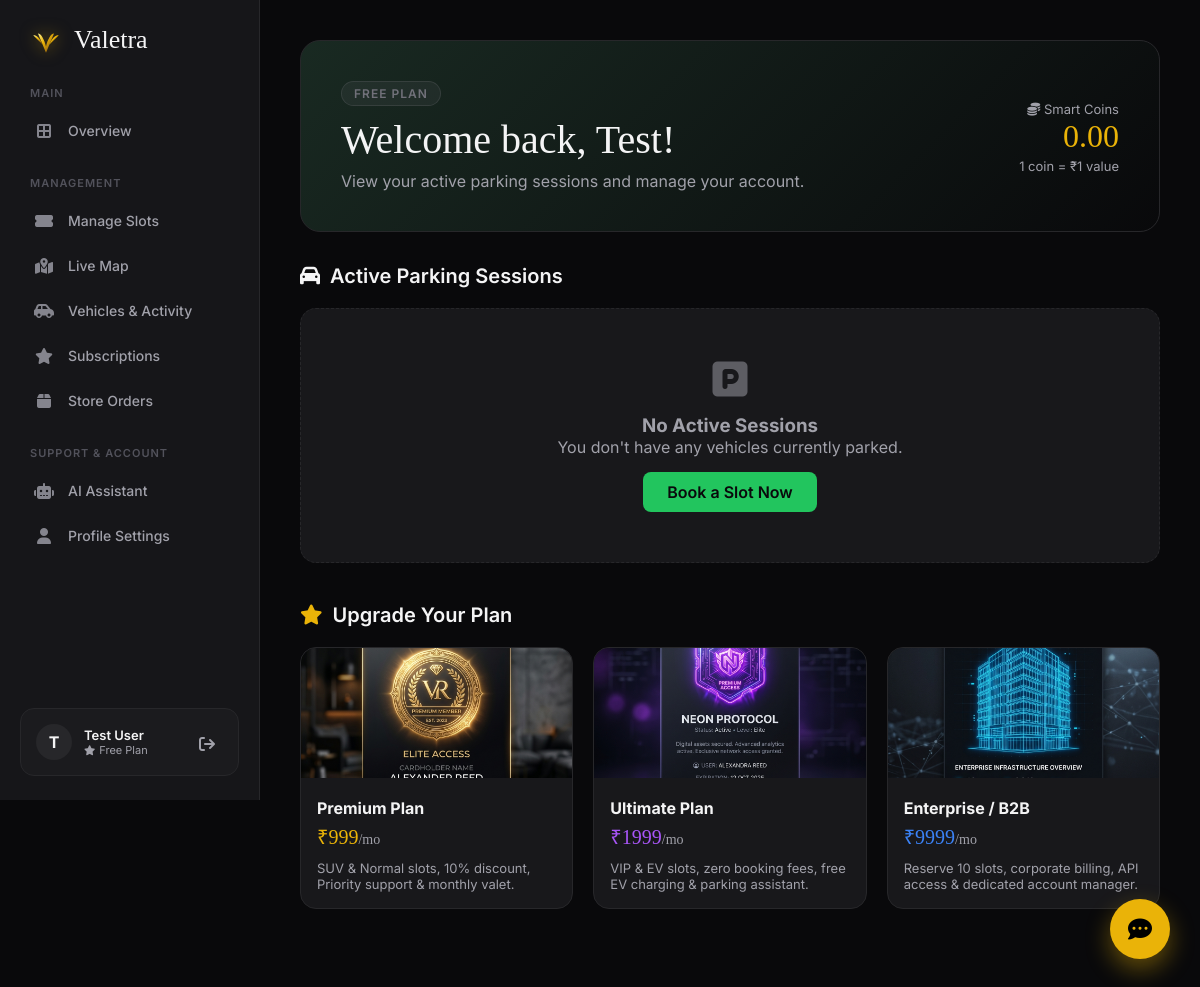
Screenshot of /user_dashboard.php (signed in) with the database file from the repository.
### tables this page shows
CREATE TABLE `users` (
  `id` int(11) NOT NULL AUTO_INCREMENT,
  `name` varchar(50) DEFAULT NULL,
  `email` varchar(50) DEFAULT NULL,
  `password` varchar(50) DEFAULT NULL,
  `plan` varchar(20) DEFAULT 'free',
  `vehicle_no` varchar(20) DEFAULT NULL,
  `role` enum('admin','user') DEFAULT 'user',
  `contact_no` varchar(20) DEFAULT NULL,
  `address` text DEFAULT NULL,
  `dob` date DEFAULT NULL,
  `car_model` varchar(100) DEFAULT NULL,
  `profile_image` varchar(255) DEFAULT NULL,
  `car_image` varchar(255) DEFAULT NULL,
  `wallet_balance` decimal(10,2) DEFAULT 0.00,
  PRIMARY KEY (`id`),
  UNIQUE KEY `email` (`email`)
);

### user_dashboard.php (the view, shortened to what this page needs)
<?php
include 'db.php';
$user_id = $_SESSION['user_id'];
$user = $conn->query("SELECT * FROM users WHERE id=$user_id")->fetch_assoc();
$bookings_res = $conn->query("SELECT * FROM vehicles WHERE user_id=$user_id AND exit_time IS NULL ORDER BY entry_time DESC");
?>
<!DOCTYPE html>
<html lang="en">
<head>
<link rel="stylesheet" href="https://cdnjs.cloudflare.com/ajax/libs/font-awesome/6.5.0/css/all.min.css">
</head>
<body>
<?php include 'sidebar.php'; ?>
<main class="content">
  <?php
    $plan_colors = ['free'=>'#71717a','basic'=>'#a1a1aa','premium'=>'#eab308','ultimate'=>'#a855f7','b2b'=>'#3b82f6'];
    $current_plan = $user['plan'] ?? 'free';
    $plan_color = $plan_colors[$current_plan] ?? '#71717a';
  ?>
  <div class="welcome-banner">
    <div>
      <span class="plan-badge" style="background: <?php echo $plan_color; ?>20; color: <?php echo $plan_color; ?>; border: 1px solid <?php echo $plan_color; ?>40;"><?php echo ucfirst($current_plan); ?> Plan</span>
      <h2>Welcome back, <?php echo explode(' ', trim($_SESSION['name']))[0]; ?>!</h2>
      <p>View your active parking sessions and manage your account.</p>
    </div>
    <div class="wallet-widget">
      <small><i class="fa fa-coins"></i> Smart Coins</small><br>
      <div class="coin-val"><?php echo number_format($user['wallet_balance'] ?? 0, 2); ?></div>
      <small>1 coin = ₹1 value</small>
    </div>
  </div>
  <h3 class="section-title"><i class="fa fa-car"></i> Active Parking Sessions</h3>
  <?php if($bookings_res->num_rows > 0): ?>
    <?php while($booking = $bookings_res->fetch_assoc()): ?>
      <div class="booking-card">
        <div class="booking-details">
          <h3>Slot #<?php echo $booking['slot_id']; ?></h3>
          <p>Vehicle: <strong><?php echo $booking['vehicle_no']; ?></strong></p>
          <p>Parked Since: <?php echo date('M d, g:i A', strtotime($booking['entry_time'])); ?></p>
        </div>
        <div class="booking-actions">
          <a href="user_map.php" class="btn-find"><i class="fa fa-location-crosshairs"></i> Locate Car</a>
          <button class="btn-exit"
            onclick="openExitModal(<?php echo $booking['id']; ?>, <?php echo $booking['slot_id']; ?>, '<?php echo $booking['vehicle_no']; ?>')"
          ><i class="fa fa-right-from-bracket"></i> Exit Slot</button>
        </div>
      </div>
    <?php endwhile; ?>
  <?php else: ?>
    <div class="empty-state">
      <i class="fa fa-parking"></i>
      <h3>No Active Sessions</h3>
      <p>You don't have any vehicles currently parked.</p>
      <a href="book.php" class="btn-primary">Book a Slot Now</a>
    </div>
  <?php endif; ?>
  <?php if(in_array($current_plan, ['free', 'basic'])): ?>
  <h3 class="section-title" style="margin-top: 40px;"><i class="fa fa-star" style="color: #eab308;"></i> Upgrade Your Plan</h3>
  <div class="sub-recs-grid">
    <a href="payment.php?plan=premium" class="sub-rec-card">
      <img src="sub_premium.png" alt="Premium">
      <div class="sub-rec-info">
        <h4>Premium Plan</h4>
        <div class="price" style="color: #eab308;">₹999<span style="font-size:14px; color:var(--text-muted)">/mo</span></div>
        <p>SUV & Normal slots, 10% discount, Priority support & monthly valet.</p>
      </div>
    </a>
    <a href="payment.php?plan=ultimate" class="sub-rec-card">
      <img src="sub_ultimate.png" alt="Ultimate">
      <div class="sub-rec-info">
        <h4>Ultimate Plan</h4>
        <div class="price" style="color: #a855f7;">₹1999<span style="font-size:14px; color:var(--text-muted)">/mo</span></div>
        <p>VIP & EV slots, zero booking fees, free EV charging & parking assistant.</p>
      </div>
    </a>
    <a href="payment.php?plan=b2b" class="sub-rec-card">
      <img src="sub_b2b.png" alt="B2B">
      <div class="sub-rec-info">
        <h4>Enterprise / B2B</h4>
        <div class="price" style="color: #3b82f6;">₹9999<span style="font-size:14px; color:var(--text-muted)">/mo</span></div>
        <p>Reserve 10 slots, corporate billing, API access & dedicated account manager.</p>
      </div>
    </a>
  </div>
  <?php endif; ?>
</main>
</body>
</html>

### sidebar.php (shortened to what this page needs)
<?php
$current_page = basename($_SERVER['PHP_SELF']);
$user_role = $_SESSION['role'] ?? 'user';
if(isset($_SESSION['user_id'])) {
    $uid = $_SESSION['user_id'];
    $u_data = $conn->query("SELECT name, email, wallet_balance, plan FROM users WHERE id=$uid")->fetch_assoc();
}
?>
<aside class="sidebar">
  <div class="brand">
    Valetra
  </div>
  <div style="flex: 1; overflow-y: auto; padding-right: 5px;" class="custom-scrollbar">
    <?php if($user_role == 'admin'): ?>
      <div class="nav-group">
        <div class="nav-label">Main</div>
        <ul class="nav-menu">
          <li><a href="dashboard.php" class="<?php echo $current_page == 'dashboard.php' ? 'active' : ''; ?>"><i class="fa fa-border-all"></i> Overview</a></li>
        </ul>
      </div>
      <div class="nav-group">
        <div class="nav-label">Management</div>
        <ul class="nav-menu">
          <li><a href="book.php" class="<?php echo $current_page == 'book.php' ? 'active' : ''; ?>"><i class="fa fa-ticket-alt"></i> Manage Slots</a></li>
          <li><a href="admin_livemap.php" class="<?php echo $current_page == 'admin_livemap.php' ? 'active' : ''; ?>"><i class="fa fa-map-location-dot"></i> Live Map</a></li>
          <li><a href="admin_vehicles.php" class="<?php echo $current_page == 'admin_vehicles.php' ? 'active' : ''; ?>"><i class="fa fa-car-side"></i> Vehicles & Activity</a></li>
          <li><a href="admin_subscriptions.php" class="<?php echo $current_page == 'admin_subscriptions.php' ? 'active' : ''; ?>"><i class="fa fa-star"></i> Subscriptions</a></li>
          <li><a href="admin_store.php" class="<?php echo $current_page == 'admin_store.php' ? 'active' : ''; ?>"><i class="fa fa-box"></i> Store Orders</a></li>
        </ul>
      </div>
    <?php endif; ?>
    <div class="nav-group">
      <div class="nav-label">Support & Account</div>
      <ul class="nav-menu">
        <li><a href="ai_assistant.php" class="<?php echo $current_page == 'ai_assistant.php' ? 'active' : ''; ?>"><i class="fa fa-robot"></i> AI Assistant</a></li>
        <li><a href="profile.php" class="<?php echo $current_page == 'profile.php' ? 'active' : ''; ?>"><i class="fa fa-user"></i> Profile Settings</a></li>
      </ul>
    </div>
  </div>
  <?php if(isset($u_data)): ?>
  <div class="user-card">
    <div class="user-avatar"><?php echo strtoupper(substr($u_data['name'], 0, 1)); ?></div>
    <div class="user-info">
      <div class="user-name"><?php echo htmlspecialchars($u_data['name']); ?></div>
      <div class="user-plan">
        <i class="fa fa-star"></i> <?php echo ucfirst($u_data['plan']); ?> Plan
      </div>
    </div>
    <a href="logout.php" class="logout-btn" title="Logout"><i class="fa fa-arrow-right-from-bracket"></i></a>
  </div>
  <?php endif; ?>
</aside>
<?php include 'chat_widget.php'; ?>

### chat_widget.php (shortened to what this page needs)
<div class="floating-chat-btn" id="fcBtn" onclick="toggleChat()">
  <i class="fa fa-comment-dots"></i>
</div>

### user_dashboard.php (style rules this page uses)
:root { --bg-color: #09090b; --panel-bg: #18181b; --border-color: #27272a; --text-main: #f4f4f5; --text-muted: #a1a1aa; --primary-green: #22c55e; --primary-red: #ef4444; --primary-blue: #3b82f6; --sidebar-width: 260px; }
* { margin: 0; padding: 0; box-sizing: border-box; }
body { font-family: 'Inter', sans-serif; background: var(--bg-color); color: var(--text-main); display: flex; min-height: 100vh; }
.sidebar { width: var(--sidebar-width); background: var(--panel-bg); border-right: 1px solid var(--border-color); position: fixed; height: 100vh; display: flex; flex-direction: column; padding: 24px; }
.brand { display: flex; align-items: center; gap: 12px; font-family: 'Instrument Serif', serif; font-size: 24px; margin-bottom: 40px; }
.nav-menu { list-style: none; flex: 1; }
.nav-menu a { display: flex; align-items: center; gap: 12px; color: var(--text-muted); text-decoration: none; padding: 12px 16px; border-radius: 8px; margin-bottom: 8px; transition: 0.2s; }
.logout-btn { display: flex; align-items: center; gap: 12px; color: var(--text-muted); text-decoration: none; padding: 12px 16px; transition: 0.2s; margin-top: auto; }
.content { flex: 1; margin-left: var(--sidebar-width); padding: 40px; max-width: 1200px; }
.welcome-banner { padding: 40px; border-radius: 20px; margin-bottom: 32px; background: linear-gradient(135deg, rgba(34,197,94,0.1) 0%, rgba(9,9,11,1) 100%), var(--panel-bg); border: 1px solid var(--border-color); display: flex; justify-content: space-between; align-items: center; }
.welcome-banner h2 { font-family: 'Instrument Serif', serif; font-size: 40px; font-weight: 400; margin-bottom: 8px; }
.welcome-banner p { color: var(--text-muted); }
.wallet-widget { text-align: right; }
.wallet-widget .coin-val { font-family: 'Instrument Serif', serif; font-size: 32px; color: #eab308; }
.wallet-widget small { color: var(--text-muted); font-size: 13px; }
.plan-badge { display: inline-block; padding: 4px 12px; border-radius: 20px; font-size: 12px; font-weight: 600; text-transform: uppercase; letter-spacing: 1px; margin-bottom: 10px; }
.section-title { font-size: 20px; font-weight: 600; margin-bottom: 20px; display: flex; align-items: center; gap: 10px; }
.empty-state { text-align: center; padding: 50px; background: var(--panel-bg); border: 1px dashed var(--border-color); border-radius: 16px; color: var(--text-muted); }
.empty-state i { font-size: 40px; margin-bottom: 15px; opacity: 0.5; }
.btn-primary { display: inline-block; background: var(--primary-green); color: var(--bg-color); padding: 10px 24px; border-radius: 8px; text-decoration: none; font-weight: 600; margin-top: 15px; }
.sub-recs-grid { display: grid; grid-template-columns: repeat(3, 1fr); gap: 20px; margin-bottom: 40px; }
.sub-rec-card { background: var(--panel-bg); border: 1px solid var(--border-color); border-radius: 16px; overflow: hidden; transition: 0.3s; text-decoration: none; color: var(--text-main); }
.sub-rec-card img { width: 100%; height: 130px; object-fit: cover; }
.sub-rec-info { padding: 16px; }
.sub-rec-info h4 { font-size: 16px; margin-bottom: 5px; }
.sub-rec-info .price { font-size: 20px; font-family: 'Instrument Serif', serif; margin-bottom: 10px; }
.sub-rec-info p { font-size: 13px; color: var(--text-muted); }

### chat_widget.php (style rules this page uses)
.floating-chat-btn { position: fixed; bottom: 30px; right: 30px; width: 60px; height: 60px; background: var(--primary-gold, #eab308); border-radius: 50%; display: flex; align-items: center; justify-content: center; box-shadow: 0 10px 25px rgba(234, 179, 8, 0.4); cursor: pointer; z-index: 9999; transition: transform 0.3s cubic-bezier(0.175, 0.885, 0.32, 1.275); color: #000; font-size: 24px; }

### rows the page displays
users: name "T", name "Test User", plan "Free", plan "FREE", wallet_balance "0.00"

### other values shown
explode(' ', trim($_SESSION['name']))[0] "Test"
